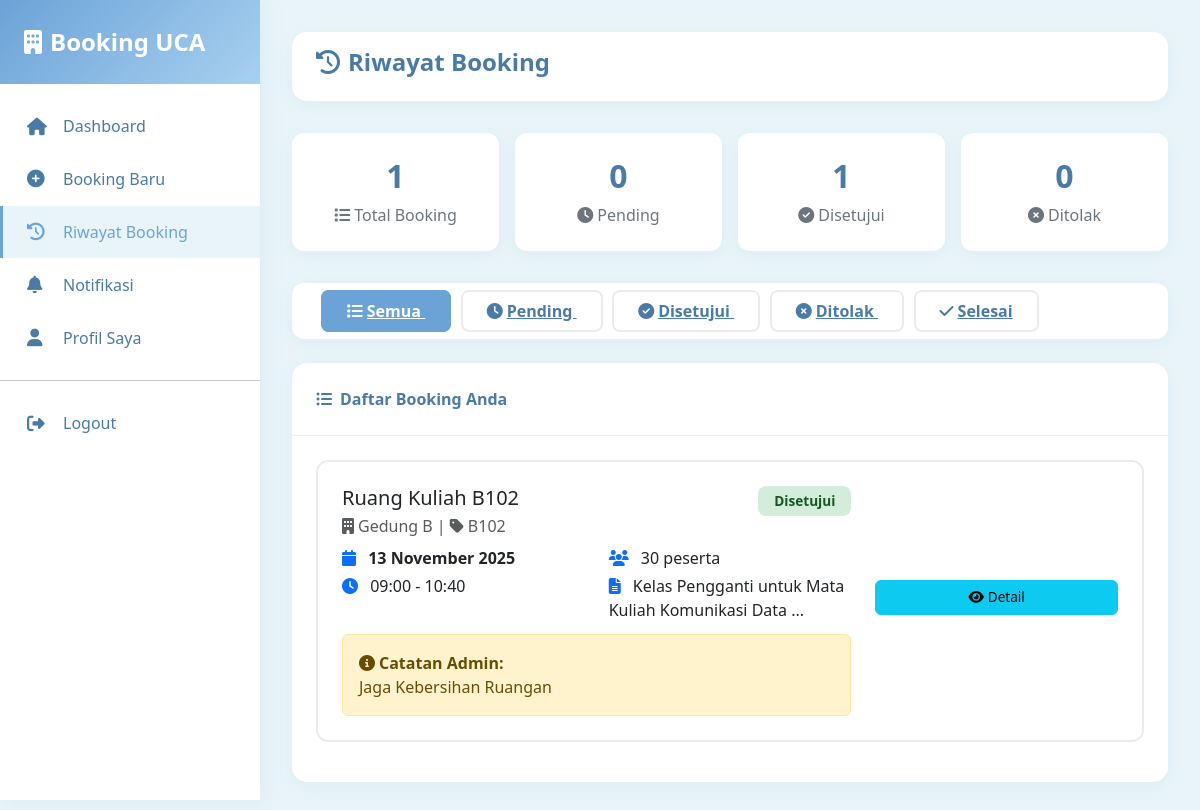
The app's page /user/riwayat.php (signed in) with its own data.
### tables this page shows
CREATE TABLE `booking` (
  `id` int(11) NOT NULL,
  `user_id` int(11) NOT NULL,
  `ruangan_id` int(11) NOT NULL,
  `tanggal_booking` date NOT NULL,
  `jam_mulai` time NOT NULL,
  `jam_selesai` time NOT NULL,
  `keperluan` text NOT NULL,
  `jumlah_peserta` int(11) DEFAULT NULL,
  `status_booking` enum('pending','approved','rejected','selesai','dibatalkan') DEFAULT 'pending',
  `catatan_admin` text DEFAULT NULL,
  `approved_by` int(11) DEFAULT NULL,
  `approved_at` timestamp NULL DEFAULT NULL,
  `created_at` timestamp NOT NULL DEFAULT current_timestamp(),
  `updated_at` timestamp NOT NULL DEFAULT current_timestamp() ON UPDATE current_timestamp()
);

CREATE TABLE `ruangan` (
  `id` int(11) NOT NULL,
  `gedung_id` int(11) NOT NULL,
  `nama_ruangan` varchar(100) NOT NULL,
  `kode_ruangan` varchar(50) NOT NULL,
  `kapasitas` int(11) NOT NULL,
  `fasilitas` text DEFAULT NULL,
  `foto_ruangan` varchar(255) DEFAULT NULL,
  `status` enum('tersedia','maintenance','tidak_tersedia') DEFAULT 'tersedia',
  `created_at` timestamp NOT NULL DEFAULT current_timestamp(),
  `updated_at` timestamp NOT NULL DEFAULT current_timestamp() ON UPDATE current_timestamp()
);

CREATE TABLE `gedung` (
  `id` int(11) NOT NULL,
  `nama_gedung` varchar(100) NOT NULL,
  `lokasi` text DEFAULT NULL,
  `deskripsi` text DEFAULT NULL,
  `created_at` timestamp NOT NULL DEFAULT current_timestamp(),
  `updated_at` timestamp NOT NULL DEFAULT current_timestamp() ON UPDATE current_timestamp()
);

### includes/functions.php (called while the page is built, shortened)
<?php
function formatTanggal($date) {
    $bulan = [
        1 => 'Januari', 'Februari', 'Maret', 'April', 'Mei', 'Juni',
        'Juli', 'Agustus', 'September', 'Oktober', 'November', 'Desember'
    ];
    $split = explode('-', $date);
    return $split[2] . ' ' . $bulan[(int)$split[1]] . ' ' . $split[0];
}
function formatWaktu($time) {
    return date('H:i', strtotime($time));
}
function getStatusBadge($status) {
    $badges = [
        'pending' => 'badge-warning',
        'approved' => 'badge-success',
        'rejected' => 'badge-danger',
        'selesai' => 'badge-secondary',
        'dibatalkan' => 'badge-dark'
    ];
    return $badges[$status] ?? 'badge-secondary';
}
function getStatusLabel($status) {
    $labels = [
        'pending' => 'Menunggu Persetujuan',
        'approved' => 'Disetujui',
        'rejected' => 'Ditolak',
        'selesai' => 'Selesai',
        'dibatalkan' => 'Dibatalkan'
    ];
    return $labels[$status] ?? $status;
}
?>

### user/riwayat.php (the view, shortened to what this page needs)
<?php
require_once '../includes/functions.php';
$db = getDB();
$user_id = $_SESSION['user_id'];
$filter_status = isset($_GET['status']) ? $_GET['status'] : 'all';
$sql = "SELECT b.*, r.nama_ruangan, r.kode_ruangan, g.nama_gedung
        FROM booking b
        JOIN ruangan r ON b.ruangan_id = r.id
        JOIN gedung g ON r.gedung_id = g.id
        WHERE b.user_id = :user_id";
$sql .= " ORDER BY b.created_at DESC";
$stmt = $db->prepare($sql);
$stmt->bindParam(':user_id', $user_id);
$stmt->execute();
$bookings = $stmt->fetchAll();
$stats = [
    'total' => $db->prepare("SELECT COUNT(*) as c FROM booking WHERE user_id = ?")->execute([$user_id]) ? $db->query("SELECT COUNT(*) as c FROM booking WHERE user_id = $user_id")->fetch()['c'] : 0,
    'pending' => $db->prepare("SELECT COUNT(*) as c FROM booking WHERE user_id = ? AND status_booking='pending'")->execute([$user_id]) ? $db->query("SELECT COUNT(*) as c FROM booking WHERE user_id = $user_id AND status_booking='pending'")->fetch()['c'] : 0,
    'approved' => $db->prepare("SELECT COUNT(*) as c FROM booking WHERE user_id = ? AND status_booking='approved'")->execute([$user_id]) ? $db->query("SELECT COUNT(*) as c FROM booking WHERE user_id = $user_id AND status_booking='approved'")->fetch()['c'] : 0,
    'rejected' => $db->prepare("SELECT COUNT(*) as c FROM booking WHERE user_id = ? AND status_booking='rejected'")->execute([$user_id]) ? $db->query("SELECT COUNT(*) as c FROM booking WHERE user_id = $user_id AND status_booking='rejected'")->fetch()['c'] : 0,
];
?>
<!DOCTYPE html>
<html lang="id">
<head>
    <link href="https://cdn.jsdelivr.net/npm/bootstrap@5.3.0/dist/css/bootstrap.min.css" rel="stylesheet">
    <link rel="stylesheet" href="https://cdnjs.cloudflare.com/ajax/libs/font-awesome/6.4.0/css/all.min.css">
</head>
<body>
    <div class="sidebar">
        <div class="sidebar-header">
            <a href="#" class="sidebar-brand">
                <i class="fas fa-building"></i>
                <span>Booking UCA</span>
            </a>
        </div>
        <div class="sidebar-menu">
            <a href="index.php" class="menu-item">
                <i class="fas fa-home"></i><span>Dashboard</span>
            </a>
            <a href="booking.php" class="menu-item">
                <i class="fas fa-plus-circle"></i><span>Booking Baru</span>
            </a>
            <a href="riwayat.php" class="menu-item active">
                <i class="fas fa-history"></i><span>Riwayat Booking</span>
            </a>
            <a href="notifikasi.php" class="menu-item">
                <i class="fas fa-bell"></i><span>Notifikasi</span>
            </a>
            <a href="profil.php" class="menu-item">
                <i class="fas fa-user"></i><span>Profil Saya</span>
            </a>
            <hr>
            <a href="../auth/logout.php" class="menu-item">
                <i class="fas fa-sign-out-alt"></i><span>Logout</span>
            </a>
        </div>
    </div>
    <div class="main-content">
        <div class="topbar">
            <h1 class="topbar-title"><i class="fas fa-history me-2"></i>Riwayat Booking</h1>
        </div>
        <div class="stats-row">
            <div class="stat-box">
                <h3><?= $stats['total'] ?></h3>
                <p><i class="fas fa-list me-1"></i>Total Booking</p>
            </div>
            <div class="stat-box">
                <h3><?= $stats['pending'] ?></h3>
                <p><i class="fas fa-clock me-1"></i>Pending</p>
            </div>
            <div class="stat-box">
                <h3><?= $stats['approved'] ?></h3>
                <p><i class="fas fa-check-circle me-1"></i>Disetujui</p>
            </div>
            <div class="stat-box">
                <h3><?= $stats['rejected'] ?></h3>
                <p><i class="fas fa-times-circle me-1"></i>Ditolak</p>
            </div>
        </div>
        <div class="filter-bar">
            <a href="riwayat.php?status=all" class="filter-btn <?= $filter_status === 'all' ? 'active' : '' ?>">
                <i class="fas fa-list me-1"></i>Semua
            </a>
            <a href="riwayat.php?status=pending" class="filter-btn <?= $filter_status === 'pending' ? 'active' : '' ?>">
                <i class="fas fa-clock me-1"></i>Pending
            </a>
            <a href="riwayat.php?status=approved" class="filter-btn <?= $filter_status === 'approved' ? 'active' : '' ?>">
                <i class="fas fa-check-circle me-1"></i>Disetujui
            </a>
            <a href="riwayat.php?status=rejected" class="filter-btn <?= $filter_status === 'rejected' ? 'active' : '' ?>">
                <i class="fas fa-times-circle me-1"></i>Ditolak
            </a>
            <a href="riwayat.php?status=selesai" class="filter-btn <?= $filter_status === 'selesai' ? 'active' : '' ?>">
                <i class="fas fa-check me-1"></i>Selesai
            </a>
        </div>
        <div class="card">
            <div class="card-header">
                <i class="fas fa-list-ul me-2"></i>Daftar Booking Anda
            </div>
            <div class="card-body">
                <?php if (count($bookings) > 0): ?>
                    <?php foreach ($bookings as $b): ?>
                    <div class="booking-card">
                        <div class="row align-items-center">
                            <div class="col-md-8">
                                <div class="d-flex justify-content-between align-items-start mb-2">
                                    <div>
                                        <h5 class="mb-1"><?= htmlspecialchars($b['nama_ruangan']) ?></h5>
                                        <p class="text-muted mb-0">
                                            <i class="fas fa-building me-1"></i><?= htmlspecialchars($b['nama_gedung']) ?>
                                            | <i class="fas fa-tag me-1"></i><?= htmlspecialchars($b['kode_ruangan']) ?>
                                        </p>
                                    </div>
                                    <span class="badge <?= getStatusBadge($b['status_booking']) ?>">
                                        <?= getStatusLabel($b['status_booking']) ?>
                                    </span>
                                </div>
                                <div class="row">
                                    <div class="col-md-6">
                                        <p class="mb-1">
                                            <i class="fas fa-calendar text-primary me-2"></i>
                                            <strong><?= formatTanggal($b['tanggal_booking']) ?></strong>
                                        </p>
                                        <p class="mb-1">
                                            <i class="fas fa-clock text-primary me-2"></i>
                                            <?= formatWaktu($b['jam_mulai']) ?> - <?= formatWaktu($b['jam_selesai']) ?>
                                        </p>
                                    </div>
                                    <div class="col-md-6">
                                        <p class="mb-1">
                                            <i class="fas fa-users text-primary me-2"></i>
                                            <?= $b['jumlah_peserta'] ?> peserta
                                        </p>
                                        <p class="mb-1">
                                            <i class="fas fa-file-alt text-primary me-2"></i>
                                            <?= htmlspecialchars(substr($b['keperluan'], 0, 50)) ?>...
                                        </p>
                                    </div>
                                </div>
                                <?php if (!empty($b['catatan_admin'])): ?>
                                <div class="alert alert-warning mt-2 mb-0" role="alert">
                                    <strong><i class="fas fa-info-circle me-1"></i>Catatan Admin:</strong><br>
                                    <?= htmlspecialchars($b['catatan_admin']) ?>
                                </div>
                                <?php endif; ?>
                            </div>
                            <div class="col-md-4 text-end">
                                <button class="btn btn-sm btn-info mb-2 w-100" onclick="viewDetail(<?= htmlspecialchars(json_encode($b)) ?>)">
                                    <i class="fas fa-eye me-1"></i>Detail
                                </button>
                            </div>
                        </div>
                    </div>
                    <?php endforeach; ?>
                <?php endif; ?>
            </div>
        </div>
    </div>
</body>
</html>

### user/riwayat.php (style rules this page uses)
:root { --primary-blue: #6BA3D7; --light-blue: #A8D0F0; --soft-blue: #E8F4F8; --dark-blue: #4A7BA7; --sidebar-width: 260px; }
body { font-family: 'Segoe UI', Tahoma, Geneva, Verdana, sans-serif; background: var(--soft-blue); }
.sidebar { position: fixed; left: 0; top: 0; height: 100vh; width: var(--sidebar-width); background: white; box-shadow: 4px 0 20px rgba(107, 163, 215, 0.1); z-index: 1000; }
.sidebar-header { padding: 1.5rem; background: linear-gradient(135deg, var(--primary-blue), var(--light-blue)); color: white; }
.sidebar-brand { font-size: 1.5rem; font-weight: 800; text-decoration: none; color: white; display: flex; align-items: center; gap: 0.5rem; }
.sidebar-menu { padding: 1rem 0; }
.menu-item { padding: 0.9rem 1.5rem; color: var(--dark-blue); text-decoration: none; display: flex; align-items: center; gap: 1rem; transition: all 0.3s ease; border-left: 3px solid transparent; }
.menu-item:hover, .menu-item.active { background: var(--soft-blue); color: var(--primary-blue); border-left-color: var(--primary-blue); }
.menu-item i { width: 20px; font-size: 1.1rem; }
.main-content { margin-left: var(--sidebar-width); padding: 2rem; min-height: 100vh; }
.topbar { background: white; border-radius: 15px; padding: 1rem 1.5rem; margin-bottom: 2rem; box-shadow: 0 4px 15px rgba(107, 163, 215, 0.08); }
.topbar-title { font-size: 1.5rem; font-weight: 700; color: var(--dark-blue); }
.stats-row { display: grid; grid-template-columns: repeat(auto-fit, minmax(200px, 1fr)); gap: 1rem; margin-bottom: 2rem; }
.stat-box { background: white; border-radius: 12px; padding: 1.5rem; box-shadow: 0 4px 15px rgba(107, 163, 215, 0.08); text-align: center; }
.stat-box h3 { font-size: 2rem; font-weight: 800; color: var(--dark-blue); margin-bottom: 0.5rem; }
.stat-box p { color: #6c757d; margin: 0; }
.card { background: white; border-radius: 15px; box-shadow: 0 4px 15px rgba(107, 163, 215, 0.08); border: none; margin-bottom: 2rem; }
.card-header { background: transparent; border-bottom: 1px solid #f0f0f0; padding: 1.5rem; font-weight: 700; color: var(--dark-blue); }
.card-body { padding: 1.5rem; }
.filter-bar { background: white; border-radius: 12px; padding: 1rem 1.5rem; margin-bottom: 1.5rem; box-shadow: 0 4px 15px rgba(107, 163, 215, 0.08); }
.filter-btn { padding: 0.5rem 1.5rem; border-radius: 8px; border: 2px solid #e9ecef; background: white; color: var(--dark-blue); font-weight: 600; transition: all 0.3s ease; margin: 0 0.3rem; }
.filter-btn.active { background: var(--primary-blue); color: white; border-color: var(--primary-blue); }
.booking-card { border: 2px solid #e9ecef; border-radius: 12px; padding: 1.5rem; margin-bottom: 1rem; transition: all 0.3s ease; }
.badge { padding: 0.5rem 1rem; border-radius: 8px; font-weight: 600; font-size: 0.85rem; }
.badge-success { background: #D4EDDA; color: #155724; }
.btn-sm { padding: 0.4rem 1rem; font-size: 0.85rem; border-radius: 6px; }

### records on screen
booking: ruangan.nama_ruangan "Ruang Kuliah B102", gedung.nama_gedung "Gedung B", ruangan.kode_ruangan "B102", status_booking "Disetujui", tanggal_booking "13 November 2025", jam_mulai "09:00", jam_selesai "10:40", jumlah_peserta "30", keperluan "Kelas Pengganti untuk Mata Kuliah Komunikasi Data", catatan_admin "Jaga Kebersihan Ruangan"

### other values on screen
$stats['total'] "1"
$stats['pending'] "0"
$stats['approved'] "1"
$stats['rejected'] "0"
